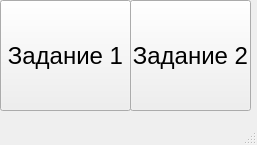
<?xml version="1.0" encoding="UTF-8"?>
<ui version="4.0">
 <class>MainWindow</class>
 <widget class="QMainWindow" name="MainWindow">
  <property name="geometry">
   <rect>
    <x>0</x>
    <y>0</y>
    <width>257</width>
    <height>145</height>
   </rect>
  </property>
  <property name="windowTitle">
   <string>MainWindow</string>
  </property>
  <widget class="QWidget" name="centralwidget">
   <widget class="QPushButton" name="zad1Button">
    <property name="geometry">
     <rect>
      <x>0</x>
      <y>0</y>
      <width>131</width>
      <height>111</height>
     </rect>
    </property>
    <property name="font">
     <font>
      <pointsize>18</pointsize>
     </font>
    </property>
    <property name="text">
     <string>Задание 1</string>
    </property>
   </widget>
   <widget class="QPushButton" name="zad2Button">
    <property name="geometry">
     <rect>
      <x>130</x>
      <y>0</y>
      <width>121</width>
      <height>111</height>
     </rect>
    </property>
    <property name="font">
     <font>
      <pointsize>18</pointsize>
     </font>
    </property>
    <property name="text">
     <string>Задание 2</string>
    </property>
   </widget>
  </widget>
  <widget class="QMenuBar" name="menubar">
   <property name="geometry">
    <rect>
     <x>0</x>
     <y>0</y>
     <width>257</width>
     <height>21</height>
    </rect>
   </property>
  </widget>
  <widget class="QStatusBar" name="statusbar"/>
 </widget>
 <resources/>
 <connections/>
</ui>
